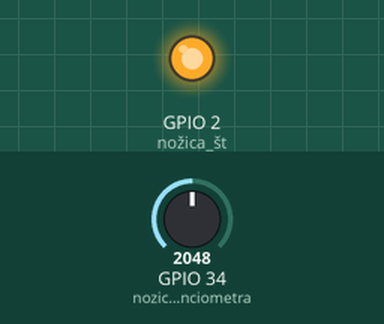
Simulated run of this program. Board: ESP32. Parts: output pins drawn as LEDs (lit = HIGH). The inputs (shaded band) are chosen by the test bench; at power-on: GPIO 34 (nozicaPotenciometra) = 2048. WiFi joins after 1.5 s; servers stay silent unless stated; what the program prints to the serial monitor is not drawn.

Above: at 1.6 s.
At 3.1 s:
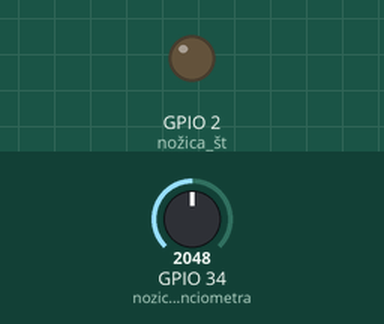
Timing chart, 0 to 4.6 s (numbered marks = the images above):
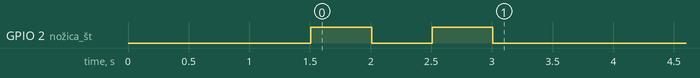

The program:

main.cpp
```cpp
#include <Arduino.h>
#include <WiFi.h>
#include <WebSocketsClient.h>
#include <ArduinoJson.h>

const char *ssid = "...";
const char *password = "...";

int portNumber = 8811;      // preko vrat 8811 se bo esp32 povezal na node.js strežnik
WebSocketsClient webSocket; // ustvarimo objekt za delo s spletnim vtičnikom

String dataString; // za pošiljanje json sporočil

// na nožico 34 je priključen potenciometer 10kOhm
// ADC pretvornik (Analog to Digital Converter) na esp32
// vrednosti med 0V in 3.3V pretvorimo v vrednosti med 0 in 4095
// imamo 4096 vrednsot 2^12=4096, 12-bitna naančnost ADC pretvornika
const int nozicaPotenciometra = 34; // številka nožice, ki je povezana s potenciometrom

int vrednostPotenciometra = 0; // spremenljivka, v katero bomo shranili vrednost, ki jo preberemo s potenciometra

void setup()
{

  Serial.begin(115200); // nastavimo hitrost serijske komunikacije na 115200 bitov/s

  WiFi.begin(ssid, password); // povežemo se na WiFi omrežje z imenom in geslom

  while (WiFi.status() != WL_CONNECTED)
  {                                                    // dokler se modul ne poveže na WiFi omrežje, ponavljamo zanko
    delay(500);                                        // počakamo 500ms preden preverimo stanje povezave znova
    Serial.println("Povezovanje z WiFi omrežjem ..."); // izpišemo sporočilo na serijski monitor, da vidimo, da se še vedno poskuša povezati
  }

  // IZPIS IP NASLOVA
  Serial.println("Povezava z WiFi omrežjem je vzpostavljena.");
  Serial.print("IP naslov esp32 modula: ");
  Serial.println(WiFi.localIP());

  // ta del kode uporabimo kot indikator, da se je del kode prenesel na esp32 module, modra LED dioda bo 2x utripnila
  pinMode(2, OUTPUT);    // nožica št. 2 bo delovala kot izhod
  digitalWrite(2, HIGH); // na pin 2 zapišemo visoko vrednost (LED dioda se prižge)
  delay(500);            // zakasnitev izvedbe programa za specificiran čas v milisekundah, 500ms = 0,5 s
  digitalWrite(2, LOW);  // na pin 2 zapišemo nizko vrednost (LED dioda se ugasne)
  delay(500);
  digitalWrite(2, HIGH); // na pin 2 zapišemo visoko vrednost (LED dioda se prižge)
  delay(500);
  digitalWrite(2, LOW); // na pin 2 zapišemo nizko vrednost (LED dioda se ugasne)

  webSocket.begin("192.168.1.220", 8811); // priključimo se na node.js strežnik na IP naslovu 192 ...
}

void loop()
{

  // tu zapišemo kodo, ki se ponavljajoče izvaja

  webSocket.loop(); // vzdržujemo povezavo s strežnikom, preverjamo, če so npr. prišla sporočila, itd.

  vrednostPotenciometra = analogRead(nozicaPotenciometra); // preberemo vrednost s potenciometrom in jo shranimo
  Serial.println(vrednostPotenciometra);                   // izpišemo vrednost potenciometra na serijski monitor oz. v terminal

  dataString = R"({"tipSporočila": "potenciometer", "pin": "34", "vrednost":)"; // R"() nam omogoča enostaven vnos niza znakov "literal string" brez potrebe po uporabi escape znakov, npr. za narekovaje
  dataString = dataString + String(vrednostPotenciometra) + "}";

  webSocket.sendTXT(dataString); // preko spletnega vtičnika pošljemo vrednost potenciometra v json obliki na strežnik

  Serial.println(dataString);

  delay(50); // na 50ms izpišemo vrednost potenciometra
}
```
